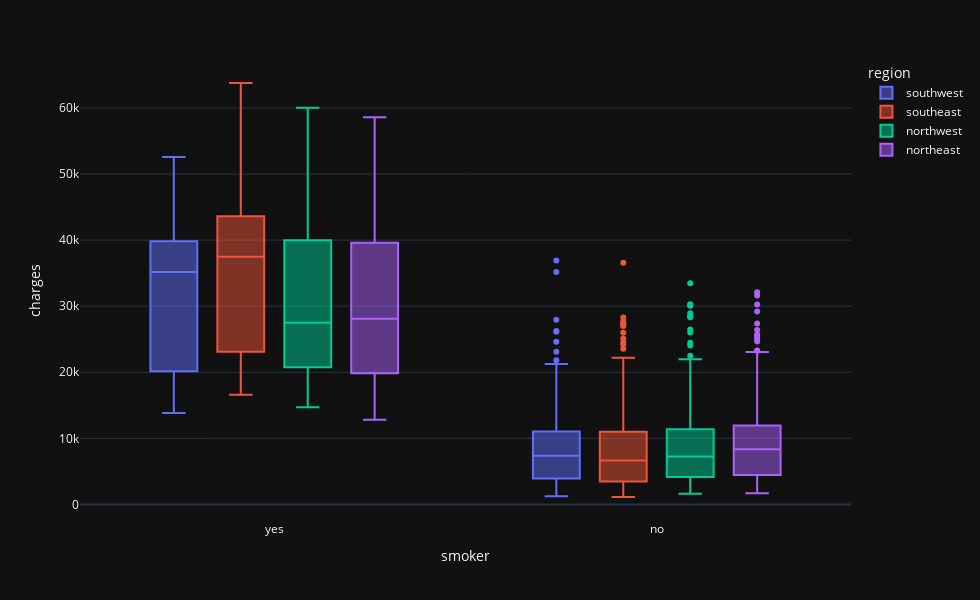

The code cell stored with this chart in its notebook:
### Code cell
fig = px.box(data,x = 'smoker', y = 'charges', color = 'region',notched=False,template = 'plotly_dark')
fig.update_layout(autosize=False,width=980,height=600,)
fig.show()

### Figure 1 — Plotly figure (JSON) as saved in the notebook; plotly's stock layout.template omitted (floating-point values rounded to 4 significant figures; data arrays with more than 128 entries replaced by an {"elided": "..."} marker saying what was removed)
{"data": [{"alignmentgroup": "True", "hovertemplate": "region=southwest<br>smoker=%{x}<br>charges=%{y}<extra></extra>", "legendgroup": "southwest", "marker": {"color": "#636efa"}, "name": "southwest", "notched": false, "offsetgroup": "southwest", "orientation": "v", "showlegend": true, "type": "box", "x": {"elided": "325 str values"}, "x0": " ", "xaxis": "x", "y": {"elided": "325 float values"}, "y0": " ", "yaxis": "y"}, {"alignmentgroup": "True", "hovertemplate": "region=southeast<br>smoker=%{x}<br>charges=%{y}<extra></extra>", "legendgroup": "southeast", "marker": {"color": "#EF553B"}, "name": "southeast", "notched": false, "offsetgroup": "southeast", "orientation": "v", "showlegend": true, "type": "box", "x": {"elided": "364 str values"}, "x0": " ", "xaxis": "x", "y": {"elided": "364 float values"}, "y0": " ", "yaxis": "y"}, {"alignmentgroup": "True", "hovertemplate": "region=northwest<br>smoker=%{x}<br>charges=%{y}<extra></extra>", "legendgroup": "northwest", "marker": {"color": "#00cc96"}, "name": "northwest", "notched": false, "offsetgroup": "northwest", "orientation": "v", "showlegend": true, "type": "box", "x": {"elided": "325 str values"}, "x0": " ", "xaxis": "x", "y": {"elided": "325 float values"}, "y0": " ", "yaxis": "y"}, {"alignmentgroup": "True", "hovertemplate": "region=northeast<br>smoker=%{x}<br>charges=%{y}<extra></extra>", "legendgroup": "northeast", "marker": {"color": "#ab63fa"}, "name": "northeast", "notched": false, "offsetgroup": "northeast", "orientation": "v", "showlegend": true, "type": "box", "x": {"elided": "324 str values"}, "x0": " ", "xaxis": "x", "y": {"elided": "324 float values"}, "y0": " ", "yaxis": "y"}], "layout": {"autosize": false, "boxmode": "group", "height": 600, "legend": {"title": {"text": "region"}, "tracegroupgap": 0}, "margin": {"t": 60}, "width": 980, "xaxis": {"anchor": "y", "domain": [0, 1], "title": {"text": "smoker"}}, "yaxis": {"anchor": "x", "domain": [0, 1], "title": {"text": "charges"}}}}
